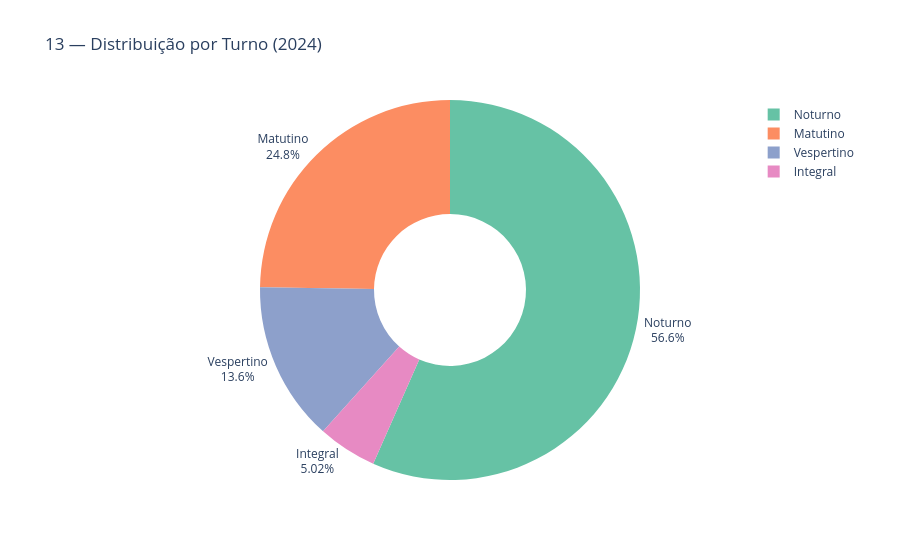

Notebook code for this chart:
### Code cell
# ── Gráfico 13: Distribuição por turno — último ano (pizza/donut) ─────────────

turno_df = df["Turno"].value_counts().reset_index()
turno_df.columns = ["Turno", "Qtd"]

fig_13 = px.pie(
    turno_df,
    names="Turno",
    values="Qtd",
    hole=0.4,
    color_discrete_sequence=px.colors.qualitative.Set2,
    title=f"13 — Distribuição por Turno ({ultimo_ano})",
)
fig_13.update_traces(textposition="outside", textinfo="percent+label")
fig_13.show()

### Figure 1 — Plotly figure (JSON) as saved in the notebook; plotly's stock layout.template omitted (floating-point values rounded to 4 significant figures)
{"data": [{"domain": {"x": [0, 1], "y": [0, 1]}, "hole": 0.4, "hovertemplate": "Turno=%{label}<br>Qtd=%{value}<extra></extra>", "labels": ["Noturno", "Matutino", "Vespertino", "Integral"], "legendgroup": "", "name": "", "showlegend": true, "textinfo": "percent+label", "textposition": "outside", "type": "pie", "values": [1026, 449, 246, 91]}], "layout": {"legend": {"tracegroupgap": 0}, "piecolorway": ["rgb(102,194,165)", "rgb(252,141,98)", "rgb(141,160,203)", "rgb(231,138,195)", "rgb(166,216,84)", "rgb(255,217,47)", "rgb(229,196,148)", "rgb(179,179,179)"], "title": {"text": "13 — Distribuição por Turno (2024)"}}}
